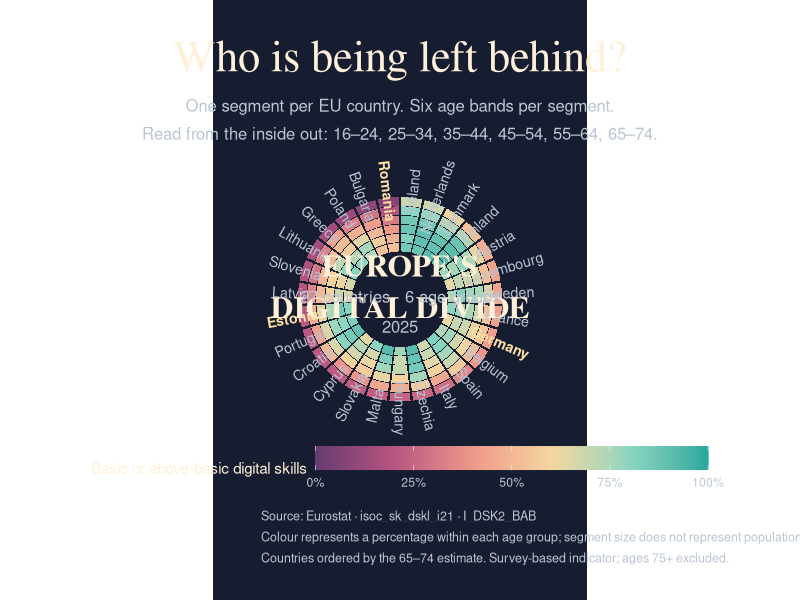
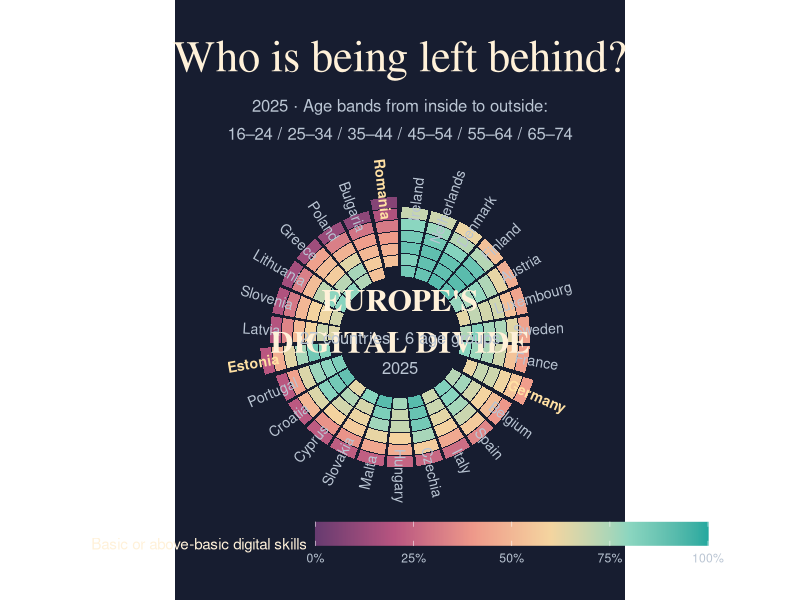
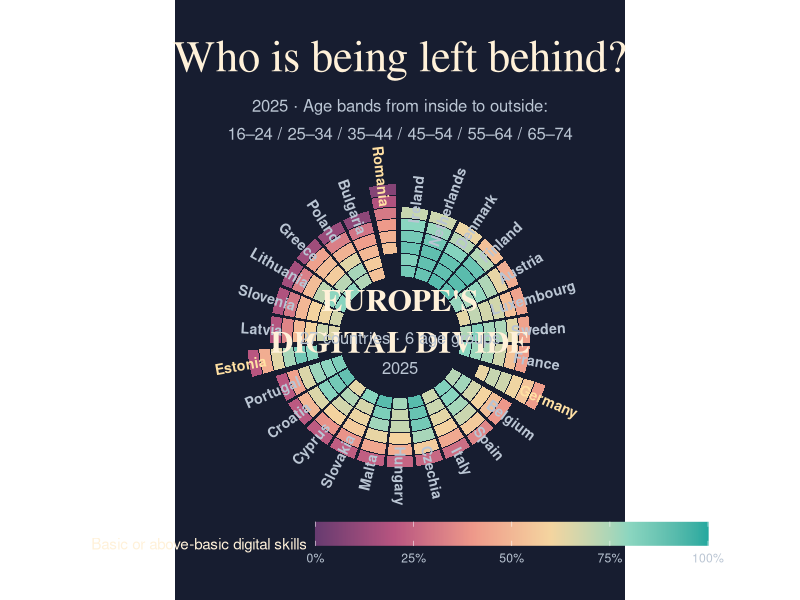
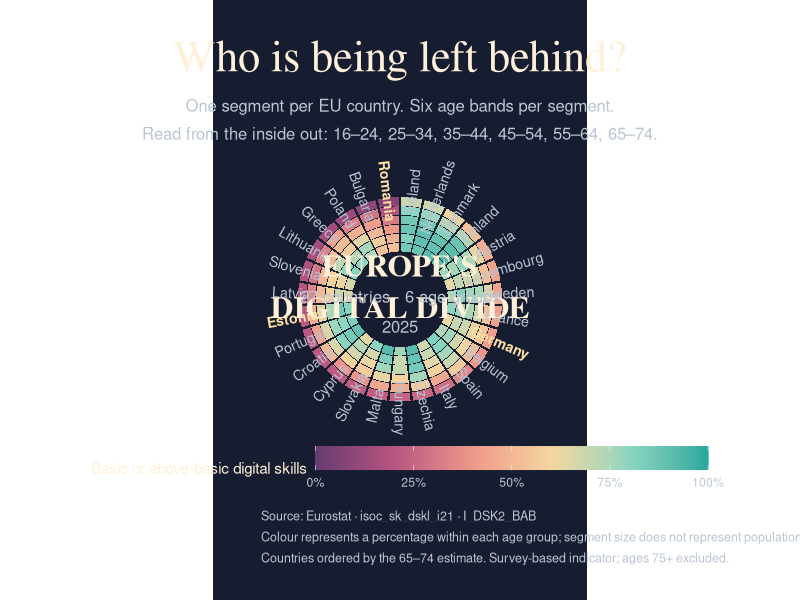
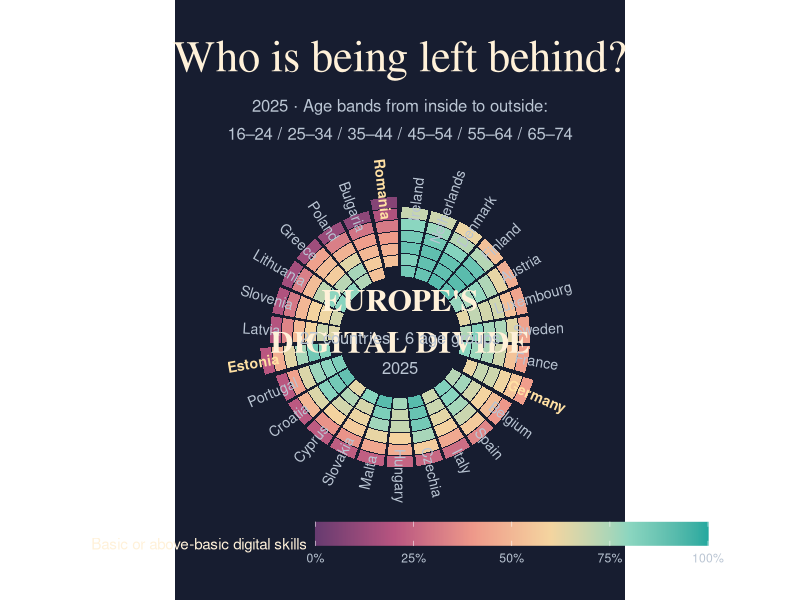
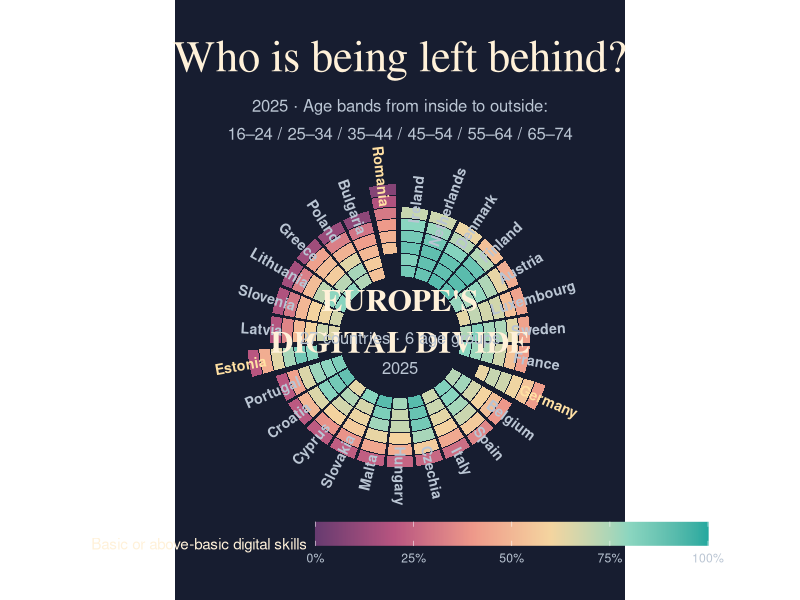

These charts were generated, in order, by the following R code:
library(tidyverse)

# Read our saved age data
skills_age <- read_csv(
  "data/digital_skills_age_eu.csv",
  show_col_types = FALSE
)

age_codes <- c(
  "Y16_24", "Y25_34", "Y35_44",
  "Y45_54", "Y55_64", "Y65_74"
)

# Prepare the 27-country view for 2025
europe_2025 <- skills_age |>
  filter(time == 2025, geo != "EU27_2020") |>
  mutate(
    age = factor(
      ind_type,
      levels = age_codes,
      labels = c(
        "16–24", "25–34", "35–44",
        "45–54", "55–64", "65–74"
      )
    ),
    highlighted = geo %in% c("DE", "EE", "RO")
  )

# Check the data before drawing
print(
  europe_2025 |>
    summarise(
      countries = n_distinct(geo),
      age_groups = n_distinct(age),
      estimates = n(),
      missing = sum(is.na(values))
    )
)

# Country names for the circular visual
country_names <- c(
  AT = "Austria", BE = "Belgium", BG = "Bulgaria",
  HR = "Croatia", CY = "Cyprus", CZ = "Czechia",
  DK = "Denmark", EE = "Estonia", FI = "Finland",
  FR = "France", DE = "Germany", EL = "Greece",
  HU = "Hungary", IE = "Ireland", IT = "Italy",
  LV = "Latvia", LT = "Lithuania", LU = "Luxembourg",
  MT = "Malta", NL = "Netherlands", PL = "Poland",
  PT = "Portugal", RO = "Romania", SK = "Slovakia",
  SI = "Slovenia", ES = "Spain", SE = "Sweden"
)

# Arrange countries by skills among people aged 65–74
country_order <- europe_2025 |>
  filter(ind_type == "Y65_74") |>
  arrange(desc(values)) |>
  pull(geo)

ring_data <- europe_2025 |>
  mutate(
    country = unname(country_names[geo]),
    position = match(geo, country_order),
    band = as.integer(age),
    cell = row_number()
  )

# Draw each country-age cell as a curved segment
ring_cells <- purrr::map_dfr(
  seq_len(nrow(ring_data)),
  function(i) {
    d <- ring_data[i, ]
    angles <- seq(
      (d$position - 1) * 2 * pi / 27 + 0.012,
      d$position * 2 * pi / 27 - 0.012,
      length.out = 25
    )
    inner <- 2.5 + (d$band - 1) * 0.48
    outer <- inner + 0.44

    tibble(
      x = c(inner * sin(angles),
            outer * sin(rev(angles))),
      y = c(inner * cos(angles),
            outer * cos(rev(angles))),
      cell = d$cell,
      values = d$values
    )
  }
)

country_labels <- ring_data |>
  distinct(geo, country, position, highlighted) |>
  mutate(
    theta = (position - 0.5) * 2 * pi / 27,
    x = 5.7 * sin(theta),
    y = 5.7 * cos(theta),
    rotation = 90 - theta * 180 / pi,
    rotation = if_else(
      rotation < -90, rotation + 180, rotation
    )
  )

europe_ring <- ggplot() +
  geom_polygon(
    data = ring_cells,
    aes(x, y, group = cell, fill = values)
  ) +
  geom_text(
    data = country_labels,
    aes(
      x, y, label = country, angle = rotation,
      colour = highlighted, fontface = highlighted
    ),
    size = 3.6,
    show.legend = FALSE
  ) +
  scale_colour_manual(
    values = c("FALSE" = "#BAC5D3", "TRUE" = "#FFE0A3")
  ) +
  scale_discrete_manual(
    aesthetics = "fontface",
    values = c("FALSE" = "plain", "TRUE" = "bold")
  ) +
  scale_fill_gradientn(
    colours = c(
      "#673B70", "#B85580", "#EE998A",
      "#F4D5A0", "#8BD6C0", "#24A99F"
    ),
    limits = c(0, 100),
    breaks = c(0, 25, 50, 75, 100),
    labels = function(x) paste0(x, "%"),
    name = "Basic or above-basic digital skills"
  ) +
  annotate(
    "text", x = 0, y = 0.65,
    label = "EUROPE'S\nDIGITAL DIVIDE",
    family = "serif", fontface = "bold",
    size = 8, lineheight = 1.1, colour = "#FFF1D9"
  ) +
  annotate(
    "text", x = 0, y = -0.65,
    label = "27 countries · 6 age groups\n2025",
    size = 4.2, lineheight = 1.5, colour = "#BAC5D3"
  ) +
  coord_equal(
    xlim = c(-6.6, 6.6), ylim = c(-6.6, 6.6),
    clip = "off"
  ) +
  labs(
    title = "Who is being left behind?",
    subtitle = paste0(
      "One segment per EU country. Six age bands per segment.\n",
      "Read from the inside out: 16–24, 25–34, 35–44, ",
      "45–54, 55–64, 65–74."
    ),
    caption = paste0(
      "Source: Eurostat · isoc_sk_dskl_i21 · I_DSK2_BAB\n",
      "Colour represents a percentage within each age group; ",
      "segment size does not represent population.\n",
      "Countries ordered by the 65–74 estimate. ",
      "Survey-based indicator; ages 75+ excluded."
    )
  ) +
  theme_void(base_family = "sans") +
  theme(
    plot.background = element_rect(
      fill = "#171D30", colour = NA
    ),
    plot.title = element_text(
      family = "serif", size = 32,
      colour = "#FFF1D9", hjust = 0.5
    ),
    plot.subtitle = element_text(
      size = 12, colour = "#BAC5D3",
      hjust = 0.5, lineheight = 1.4,
      margin = margin(t = 12, b = 12)
    ),
    legend.position = "bottom",
    legend.title = element_text(colour = "#FFF1D9", size = 11),
    legend.text = element_text(colour = "#BAC5D3"),
    legend.key.width = grid::unit(2, "cm"),
    plot.caption = element_text(
      colour = "#BAC5D3", size = 9,
      hjust = 0, lineheight = 1.4,
      margin = margin(t = 15)
    ),
    plot.margin = margin(25, 35, 25, 35)
  )

print(europe_ring)

dir.create("images", showWarnings = FALSE)
ggsave(
  "images/europe_digital_skills_circle.png",
  europe_ring,
  width = 13, height = 14, dpi = 300,
  bg = "#171D30"
)

# Lift our three selected countries out of the circle
highlight_positions <- ring_data |>
  distinct(position, highlighted) |>
  mutate(
    theta = (position - 0.5) * 2 * pi / 27,
    offset = if_else(highlighted, 0.42, 0),
    dx = offset * sin(theta),
    dy = offset * cos(theta)
  )

lifted_cells <- ring_cells |>
  left_join(
    ring_data |> select(cell, position),
    by = "cell"
  ) |>
  left_join(
    highlight_positions |> select(position, dx, dy),
    by = "position"
  ) |>
  mutate(x = x + dx, y = y + dy)

lifted_labels <- country_labels |>
  left_join(
    highlight_positions |> select(position, dx, dy),
    by = "position"
  ) |>
  mutate(x = x + dx, y = y + dy)

# Update the existing visual
europe_ring$layers[[1]]$data <- lifted_cells
europe_ring$layers[[2]]$data <- lifted_labels

europe_ring <- europe_ring +
  labs(
    subtitle = paste0(
      "2025 · Age bands from inside to outside:\n",
      "16–24 / 25–34 / 35–44 / 45–54 / 55–64 / 65–74"
    ),
    caption = NULL
  )

print(europe_ring)

ggsave(
  "images/europe_digital_skills_circle.png",
  europe_ring,
  width = 11, height = 12, dpi = 300,
  bg = "#171D30"
)

# Make the three selected segments clearly stand apart
larger_offsets <- ring_data |>
  distinct(position, highlighted) |>
  mutate(
    theta = (position - 0.5) * 2 * pi / 27,
    distance = if_else(highlighted, 0.95, 0),
    dx = distance * sin(theta),
    dy = distance * cos(theta)
  )

lifted_cells <- ring_cells |>
  left_join(
    ring_data |> select(cell, position),
    by = "cell"
  ) |>
  left_join(larger_offsets, by = "position") |>
  mutate(x = x + dx, y = y + dy)

lifted_labels <- country_labels |>
  left_join(
    larger_offsets |> select(position, dx, dy),
    by = "position"
  ) |>
  mutate(x = x + dx, y = y + dy)

# Rebuild both drawing layers explicitly
europe_ring$layers[[1]] <- geom_polygon(
  data = lifted_cells,
  aes(x, y, group = cell, fill = values)
)

europe_ring$layers[[2]] <- geom_text(
  data = lifted_labels,
  aes(
    x, y, label = country,
    angle = rotation, colour = highlighted
  ),
  fontface = "bold",
  size = 3.6,
  show.legend = FALSE
)

print(europe_ring)

ggsave(
  "images/europe_digital_skills_lifted.png",
  europe_ring,
  width = 11, height = 12, dpi = 300,
  bg = "#171D30"
)
